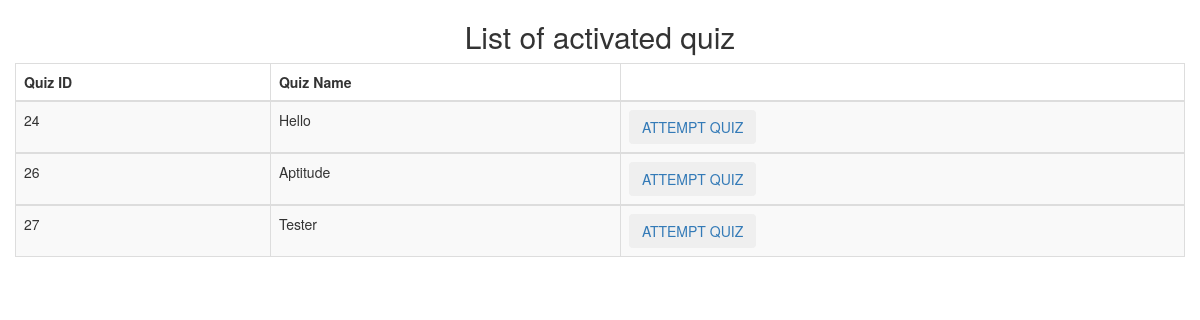
The app's page /student_home.php (signed in) with its own data.
### tables this page shows
CREATE TABLE `create_quiz` (
  `quiz_id` int(11) NOT NULL,
  `quiz_name` varchar(30) NOT NULL,
  `total_ques` int(11) NOT NULL,
  `display_ques` int(11) NOT NULL,
  `time_allocated` int(11) NOT NULL,
  `for_right` int(11) NOT NULL,
  `for_wrong` int(11) NOT NULL,
  `status` int(11) NOT NULL DEFAULT '0',
  `created_by` varchar(200) NOT NULL,
  `instruction` varchar(1000) NOT NULL
);

### student_home.php (the view, shortened to what this page needs)
<?php
include 'links.php';
?>
<head>
<title> <?php echo $_SESSION['trix_id'] ?></title></head>
<center><h2>List of activated quiz</h2></center>
<div class="col-lg-12">
<table class="table table-striped table-bordered table-hover">
                            <thead>
                                <tr>
                                    <th>Quiz ID</th>
                                    <th>Quiz Name</th>
                                    <th></th>
                                </tr>
                            </thead>
                          <?php
                              $sql="select * from create_quiz where status=1";
                              foreach ($GLOBALS['db']->query($sql) as $row)
                              {
                          ?>
                            <tbody>
                                <tr>
                                    <td><?php echo $row['quiz_id'];?></td>
                                    <td><?php echo $row['quiz_name'];?></td>
<td><a href="instruction.php?trix_id=<?php echo $_SESSION['trix_id'];?>&&quiz_id=<?php echo $row['quiz_id'];?>"><button type="button" class="btn btn-btn-success">ATTEMPT QUIZ</button></a></td>
                                </tr>
                            </tbody>
                           <?php }?>
                        </table>
                    </div>

### records on screen
create_quiz: quiz_id "24", quiz_name "Hello"
create_quiz: quiz_id "26", quiz_name "Aptitude"
create_quiz: quiz_id "27", quiz_name "Tester"
